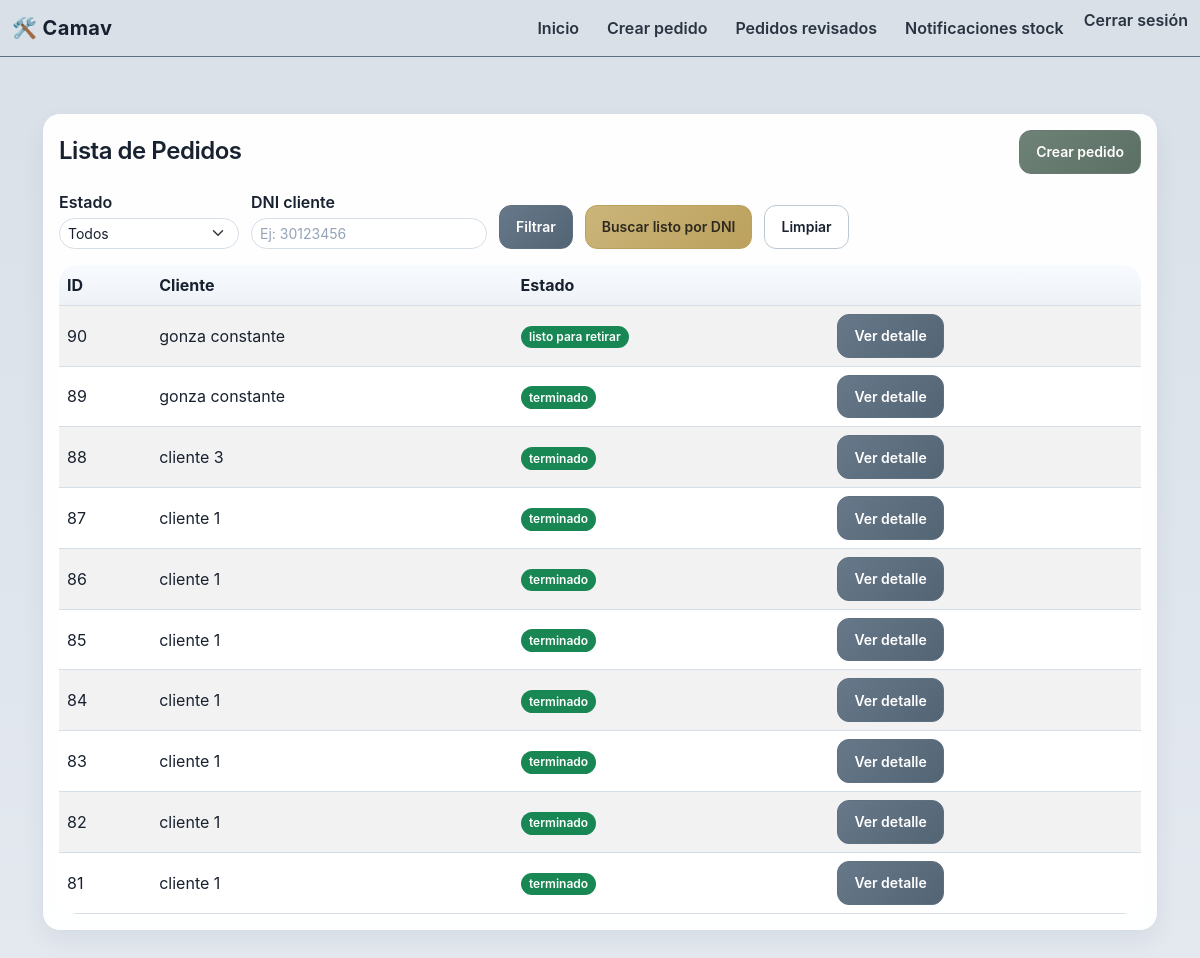
The page /listapedidosrevisados/ (signed in) on the database its author committed.
### amortiguador/models.py (models this page shows)
class Pedido(models.Model):
  fechaingreso = models.DateField(auto_now_add=True)
  horaingreso = models.TimeField(auto_now_add=True)
  estado = models.CharField(max_length=100)
  fechaSalidaEstimada = models.DateField(blank=True, null=True)
  fechaSalidaReal = models.DateField(blank=True, null=True)
  cliente = models.ForeignKey(Cliente, on_delete=models.CASCADE)

class Cliente(models.Model):
  nombre = models.CharField(max_length=200)
  apellido = models.CharField(max_length=200)
  dni = models.CharField(max_length=10)
  telefono = models.CharField(max_length=20)
  correo = models.CharField(max_length=100)

### amortiguador/views.py (the view)
# urls.py: path('listapedidosrevisados/', views.listapedidosrevisados, name='listapedidosrevisados'),
@role_required(['encargado'])
def listapedidosrevisados(request):
    estado_seleccionado = (request.GET.get('estado') or '').strip()
    dni_buscado = (request.GET.get('dni') or '').strip()
    solo_listos_dni = (request.GET.get('solo_listos_dni') or '').strip() == '1'
    pedidos = Pedido.objects.select_related('cliente').all().order_by('-id')
    estados_disponibles = (
        'revisado', 'terminado', 'listo para retirar', 'por reparar'
    )
    if estado_seleccionado:
        pedidos = pedidos.filter(estado=estado_seleccionado)
    if dni_buscado:
        pedidos = pedidos.filter(cliente__dni__icontains=dni_buscado)
        if solo_listos_dni:
            pedidos = pedidos.filter(estado='listo para retirar')
    context = {
        'pedidos': pedidos,
        'estados_disponibles': estados_disponibles,
        'estado_seleccionado': estado_seleccionado,
        'dni_buscado': dni_buscado,
        'solo_listos_dni': solo_listos_dni,
    }
    return render(request, 'listapedidosrevisados.html', context)

### amortiguador/templates/listapedidosrevisados.html (shortened to what this page needs)
{% extends 'base.html' %}
{% block content %}
<div class="container mt-4">
  <div class="card shadow-sm">
    <div class="card-body">
      <div class="d-flex flex-wrap justify-content-between align-items-center gap-2 mb-3">
        <h4 class="card-title mb-0">Lista de Pedidos</h4>
        <a href="{% url 'createpedido' %}" class="btn btn-sm btn-success">Crear pedido</a>
      </div>
      <form method="get" class="d-flex flex-wrap gap-2 align-items-end mb-3">
        <div>
          <label for="estado" class="form-label mb-1">Estado</label>
          <select id="estado" name="estado" class="form-select form-select-sm" style="min-width: 180px;">
            <option value="">Todos</option>
          </select>
        </div>
        <div>
          <label for="dni" class="form-label mb-1">DNI cliente</label>
          <input
            id="dni"
            name="dni"
            value="{{ dni_buscado }}"
            class="form-control form-control-sm"
            placeholder="Ej: 30123456"
          />
        </div>
        <button type="submit" class="btn btn-sm btn-primary">Filtrar</button>
        <button type="submit" name="solo_listos_dni" value="1" class="btn btn-sm btn-warning">
          Buscar listo por DNI
        </button>
        <a href="{% url 'listapedidosrevisados' %}" class="btn btn-sm btn-outline-secondary">Limpiar</a>
      </form>
      <div class="table-responsive">
        <table class="table table-striped table-hover">
          <thead class="table-light">
            <tr>
              <th>ID</th>
              <th>Cliente</th>
              <th>Estado</th>
              <th></th>
            </tr>
          </thead>
          <tbody>
            {% for pedido in pedidos %}
            <tr>
              <td>{{ pedido.id }}</td>
              <td>{{ pedido.cliente.nombre }} {{ pedido.cliente.apellido }}</td>
              <td><span class="badge bg-success">{{ pedido.estado }}</span></td>
              <td><a href="/detalle_pedido/{{ pedido.id }}/" class="btn btn-sm btn-primary">Ver detalle</a></td>
            </tr>
            {% empty %}
            <tr>
              <td colspan="4" class="text-center text-muted">No hay pedidos para el estado seleccionado.</td>
            </tr>
            {% endfor %}
          </tbody>
        </table>
      </div>
    </div>
  </div>
</div>
{% endblock %}

### amortiguador/templates/base.html (shortened to what this page needs)
{% load static %}
<!DOCTYPE html>
<html lang="es">
  <head>
    <link
      href="https://cdn.jsdelivr.net/npm/bootstrap@5.3.2/dist/css/bootstrap.min.css"
      rel="stylesheet"
    />
    <link rel="stylesheet" href="{% static 'camav_theme.css' %}" />
    <link
      href="https://cdn.jsdelivr.net/npm/select2@4.1.0-rc.0/dist/css/select2.min.css"
      rel="stylesheet"
    />
  </head>
  <body>
    {% if request.user.is_authenticated %}
      <nav class="navbar navbar-expand-lg navbar-dark bg-primary">
        <div class="container-fluid d-flex justify-content-between ">
          <a class="navbar-brand" href="{% url 'home' %}">🛠️ Camav</a>
          <div class="collapse navbar-collapse " id="navbarCamav">
            <ul class="navbar-nav ms-auto d-flex gap-3">
              {% if request.user.operario.role == 'encargado' %}
                <li class="nav-item">
                  <a class="nav-link" href="{% url 'home' %}">Inicio</a>
                </li>
                <li class="nav-item">
                  <a class="nav-link" href="{% url 'createpedido' %}">Crear pedido</a>
                </li>
                <li class="nav-item">
                  <a class="nav-link" href="{% url 'listapedidosrevisados' %}">Pedidos revisados</a>
                </li>
                <li class="nav-item">
                  <a class="nav-link" href="{% url 'panel_notificaciones' %}">Notificaciones stock</a>
                </li>
              {% elif request.user.operario.role == 'operario' %}
                <li class="nav-item">
                  <a class="nav-link" href="{% url 'paneltareas' %}">Panel de tareas</a>
                </li>
              {% elif request.user.operario.role == 'encargado_materiales' %}
                <li class="nav-item">
                  <a class="nav-link" href="{% url 'home' %}">Inicio</a>
                </li>
              {% endif %}
              <li class="nav-item">
                <form method="post" action="{% url 'logout' %}" style="display: inline;">
                  <button type="submit" class="btn btn-link nav-link" style="padding: 0; color: inherit;">Cerrar sesión</button>
                </form>
              </li>
            </ul>
          </div>
        </div>
      </nav>
    {% endif %}
    <main class="page-container">
      {% block content %}{% endblock %}
    </main>
  </body>
</html>

### rows shown on the page
Pedido: id "90", cliente.nombre "gonza", cliente.apellido "constante", estado "listo para retirar"
Pedido: id "89", cliente.nombre "gonza", cliente.apellido "constante", estado "terminado"
Pedido: id "88", cliente.nombre "cliente", cliente.apellido "3", estado "terminado"
Pedido: id "87", cliente.nombre "cliente", cliente.apellido "1", estado "terminado"
Pedido: id "86", cliente.nombre "cliente", cliente.apellido "1", estado "terminado"
Pedido: id "85", cliente.nombre "cliente", cliente.apellido "1", estado "terminado"
Pedido: id "84", cliente.nombre "cliente", cliente.apellido "1", estado "terminado"
Pedido: id "83", cliente.nombre "cliente", cliente.apellido "1", estado "terminado"
Pedido: id "82", cliente.nombre "cliente", cliente.apellido "1", estado "terminado"
Pedido: id "81", cliente.nombre "cliente", cliente.apellido "1", estado "terminado"
